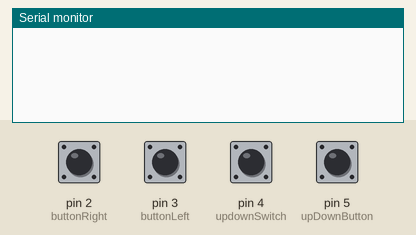
The sketch below on a simulated Arduino Uno, built with avr-gcc and run on an emulated ATmega328P. On the bench: the last lines printed to the serial monitor. Inputs (shaded band) come from the test bench; at power-on: pin 2 (buttonRight), pin 3 (buttonLeft), pin 4 (updownSwitch), pin 5 (upDownButton) HIGH.

Above: at 1.2 s.
1.3 s: pin 2 (buttonRight) pulled LOW for 0.15 s
At 2.2 s:
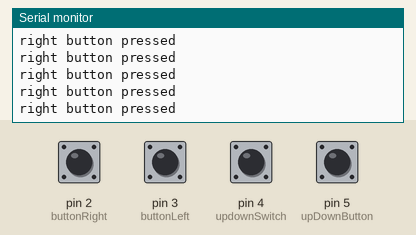
2.9 s: pin 3 (buttonLeft) pulled LOW for 0.15 s
At 4.2 s:
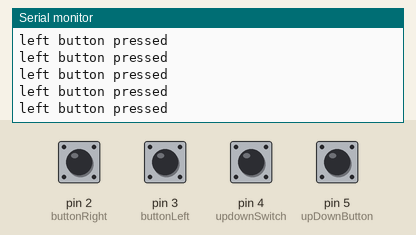
4.5 s: pin 5 (upDownButton) pulled LOW for 0.15 s
At 5.8 s:
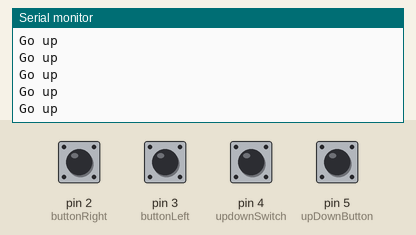
6.1 s: pin 2 (buttonRight) driven LOW and pin 3 (buttonLeft) driven LOW
At 6.9 s:
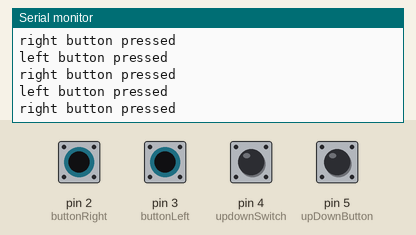
9.1 s: pin 2 (buttonRight) driven HIGH
12.1 s: pin 5 (upDownButton) pulled LOW for 1 s
At 13.0 s:
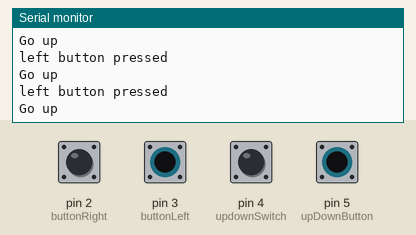

Measured:
- after the input at 1.3 s, the serial monitor: prints a new line at once (image 1)
- after the input at 2.9 s, the serial monitor: prints a new line at once (image 2)
- after the input at 4.5 s, the serial monitor: prints a new line at once (image 3)
- after the input at 6.1 s, the serial monitor: prints a new line at once (image 4)
- after the input at 12.1 s, the serial monitor: prints a new line after 0.08 s (image 5)

The sketch:

ButtonSetup.ino
```cpp
//button pins
int buttonRight = 2;
int buttonLeft = 3;
int updownSwitch = 4;
int upDownButton = 5;
int buttonTop;
int buttonBottom;

bool upState;

void setup() {
  // put your setup code here, to run once:
  Serial.begin(9600);

  pinMode(buttonRight,INPUT_PULLUP);
  pinMode(buttonLeft,INPUT_PULLUP);
}

void loop() {
  // put your main code here, to run repeatedly:
  if (digitalRead(buttonLeft) == LOW) {
    Serial.println("left button pressed");
  }

  if (digitalRead(buttonRight) == LOW) {
    Serial.println("right button pressed");
  }

  if (digitalRead(updownSwitch) == LOW) {
    upState = true;
  }
  else {
    upState = false;
  }

  if (digitalRead(upDownButton) == LOW) {
    if (upState = true) {
      Serial.println("Go up");
    }
    else {
      Serial.println("Go down");
    }
  }
}
```
